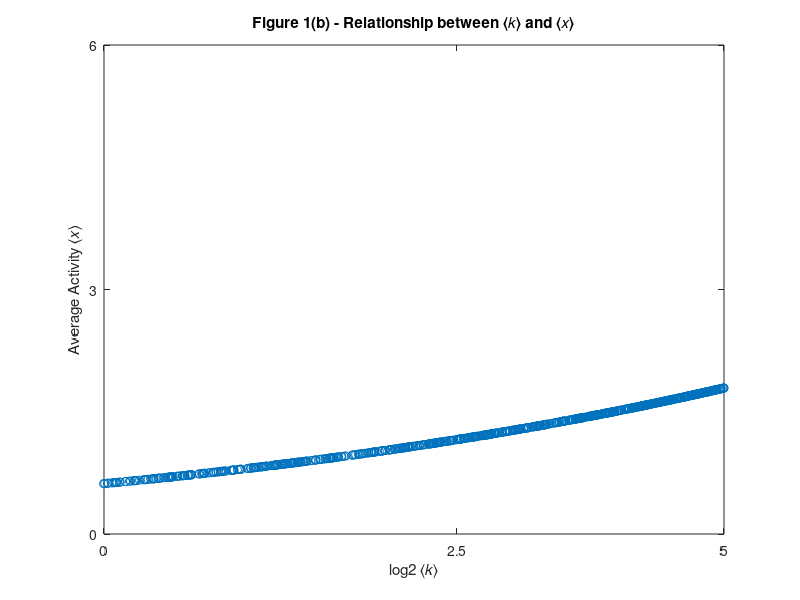

The MATLAB source for this figure:
% Parameters
B = 1;         % Constant B
R = 1;         % Constant R
N = 1000;        % Number of nodes

% Generate random values for ⟨𝑘⟩ within the desired range
k_avg = rand(1, N) * 5;  % Random average degrees from 0 to 5

% Compute average activity ⟨𝑥⟩ based on the provided equation
x_avg = (-B + sqrt(B^2 + 4*k_avg*R)) ./ (2*R);

% Plot ⟨𝑥⟩ vs log2 ⟨𝑘⟩
figure;
plot(log2(k_avg), x_avg, 'o');
xlabel('log2 ⟨𝑘⟩');
ylabel('Average Activity ⟨𝑥⟩');
title('Figure 1(b) - Relationship between ⟨𝑘⟩ and ⟨𝑥⟩');
xlim([0, log2(5)]);  % Set x-axis limits to 0 and log2(5)
ylim([0, 6]);  % Set y-axis limits to 0 and 6
xticks([0, log2(2.5), log2(5)]);  % Set custom x-axis tick values
xticklabels({'0', '2.5', '5'});  % Set custom x-axis tick labels
yticks([0, 3, 6]);  % Set custom y-axis tick values
